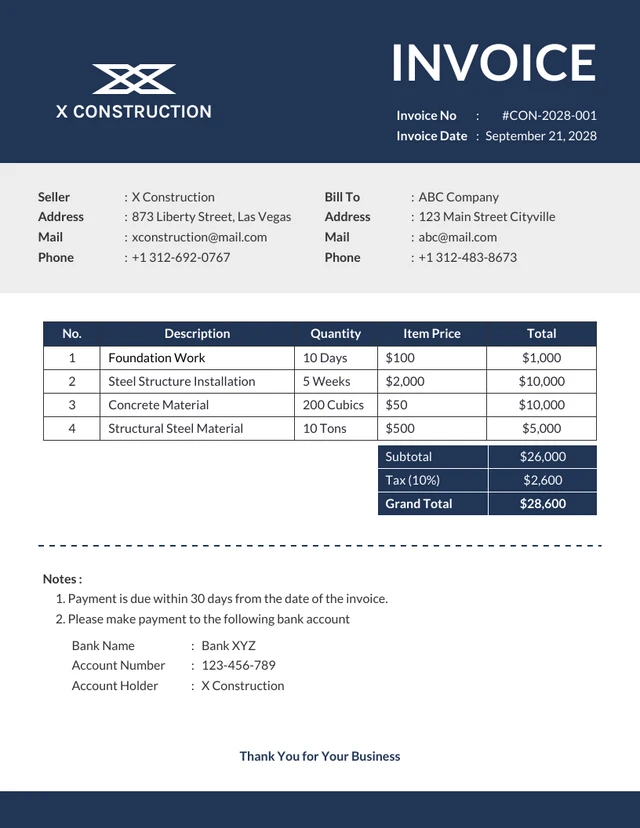
#> input picture sy/frontend/example.jpg, 640 x 828 px
$ python -i ocr_service.py   (imports and definitions only)
#> lines starting #> are read from the running program, lines starting #| are printed output that depends on the picture; after the words box and inside, x2 and y2 are one past the last pixel; in counts of white or black regions, pixels touching at a corner belong together
import os
import tempfile
import cv2
import numpy as np
from pdf2image import convert_from_path
import pandas as pd
from datetime import datetime, timedelta
import re
import logging
from typing import List, Dict, Tuple, Optional, Union
from google.cloud import vision
import io

class OCRProcessor:
    def __init__(self):
        """OCR 프로세서 초기화"""
        self.temp_dir = tempfile.mkdtemp()
        logging.basicConfig(level=logging.INFO)
        self.logger = logging.getLogger(__name__)

        # Google Cloud Vision API 클라이언트 초기화
        try:
            self.vision_client = vision.ImageAnnotatorClient()
            self.logger.info("Google Cloud Vision API 클라이언트가 성공적으로 초기화되었습니다.")
        except Exception as e:
            self.logger.error(f"Google Cloud Vision API 클라이언트 초기화 실패: {e}")
            self.vision_client = None

    # [17 lines left out: function pdf_to_images, not called in this run]

    def enhance_image_for_ocr(self, image_path: str) -> str:
        """OCR 성능 향상을 위한 이미지 전처리"""
        try:
            # 이미지 로드
            image = cv2.imread(image_path)
#> image is the input picture: shape (828, 640, 3); mean B, G, R 199.9, 190.8, 185.2
            if image is None:
                self.logger.warning(f"이미지를 불러올 수 없습니다: {image_path}")
                return image_path

            # 원본 이미지 복사
            original_image = image.copy()

            # 그레이스케일 변환
            gray = cv2.cvtColor(image, cv2.COLOR_BGR2GRAY)
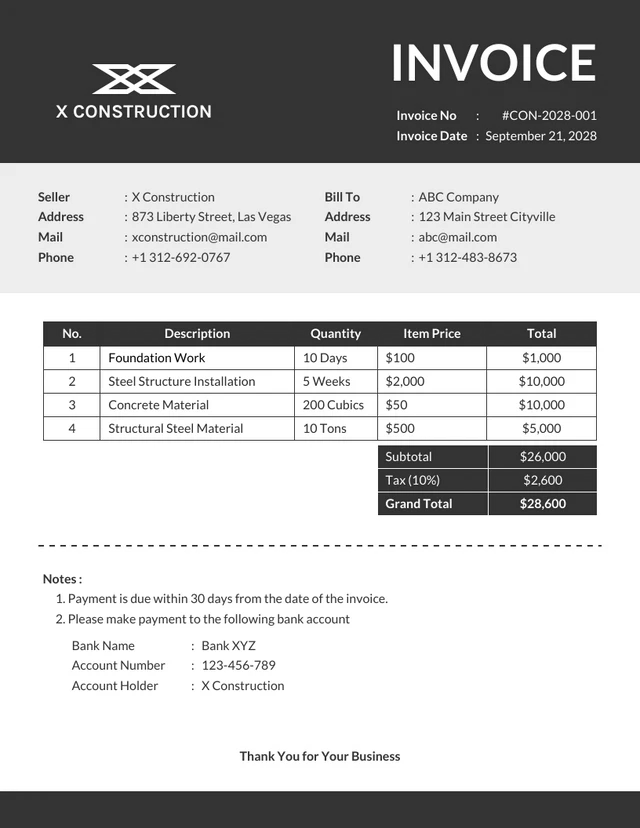
#> gray: shape (828, 640); min 0, max 255, mean 190.2

            # 노이즈 제거
            denoised = cv2.fastNlMeansDenoising(gray, None, 10, 7, 21)

            # 적응형 이진화 (문서의 밝기 차이에 강인함)
            binary = cv2.adaptiveThreshold(
                denoised, 255, cv2.ADAPTIVE_THRESH_GAUSSIAN_C,
                cv2.THRESH_BINARY, 11, 2
            )
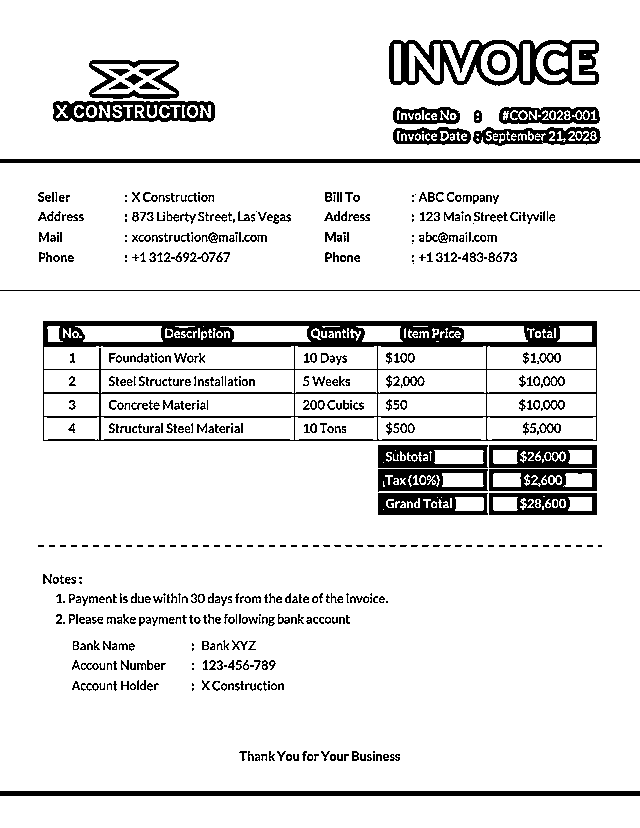
#> binary: shape (828, 640); 89.4% white; 650 black regions (242 under 20 px), largest, box (x1, y1, x2, y2) and area: (43, 321, 597, 441) 12857, (389, 40, 599, 86) 4283, (0, 791, 640, 796) 3200

            # 테이블 선 강화
            horizontal_kernel = cv2.getStructuringElement(cv2.MORPH_RECT, (25, 1))
            vertical_kernel = cv2.getStructuringElement(cv2.MORPH_RECT, (1, 25))

            horizontal_lines = cv2.morphologyEx(binary, cv2.MORPH_OPEN, horizontal_kernel, iterations=2)
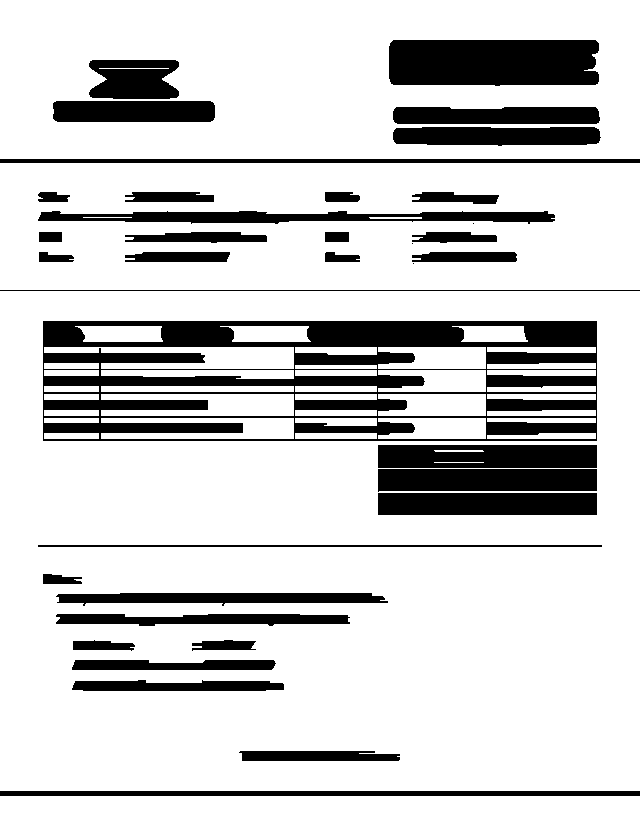
#> horizontal_lines: shape (828, 640); 81% white; 37 black regions (3 under 20 px), largest, box (x1, y1, x2, y2) and area: (43, 321, 597, 441) 32410, (389, 40, 599, 86) 9320, (378, 445, 597, 468) 4889
            vertical_lines = cv2.morphologyEx(binary, cv2.MORPH_OPEN, vertical_kernel, iterations=2)
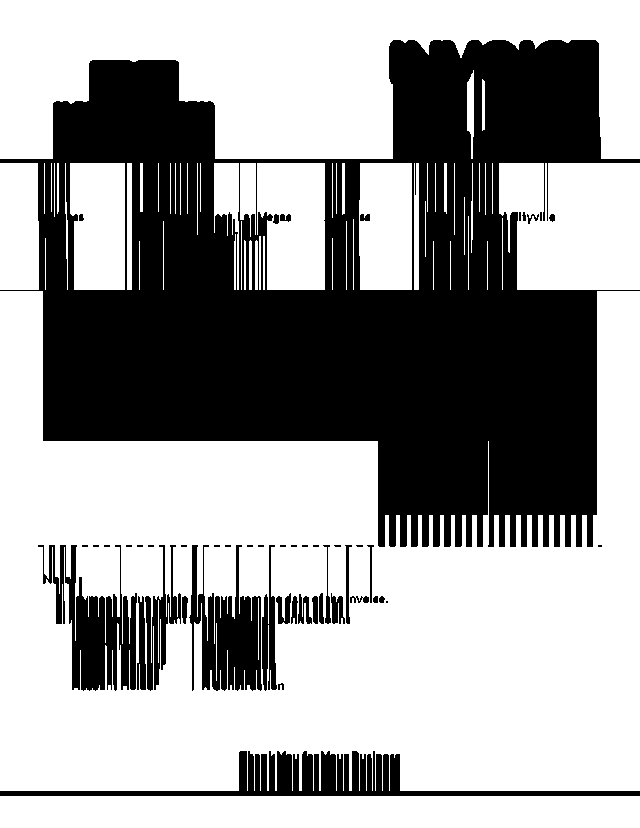
#> vertical_lines: shape (828, 640); 61.9% white; 49 black regions (21 under 20 px), largest, box (x1, y1, x2, y2) and area: (0, 40, 640, 547) 174874, (0, 751, 640, 796) 8276, (38, 545, 137, 691) 6445

            table_mask = cv2.bitwise_or(horizontal_lines, vertical_lines)
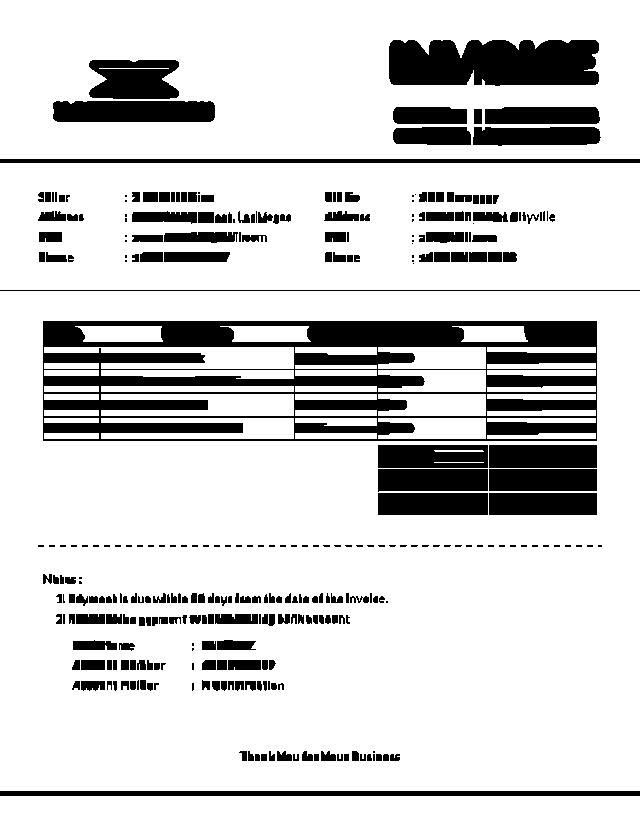
#> table_mask: shape (828, 640); 82.4% white; 319 black regions (95 under 20 px), largest, box (x1, y1, x2, y2) and area: (43, 321, 597, 441) 32410, (389, 40, 599, 86) 8786, (53, 101, 215, 122) 3339

            # 표와 텍스트 결합
            enhanced = cv2.bitwise_or(binary, table_mask)

            # 엣지 감지 및 강화 (텍스트 경계 선명화)
            edges = cv2.Canny(enhanced, 50, 150)
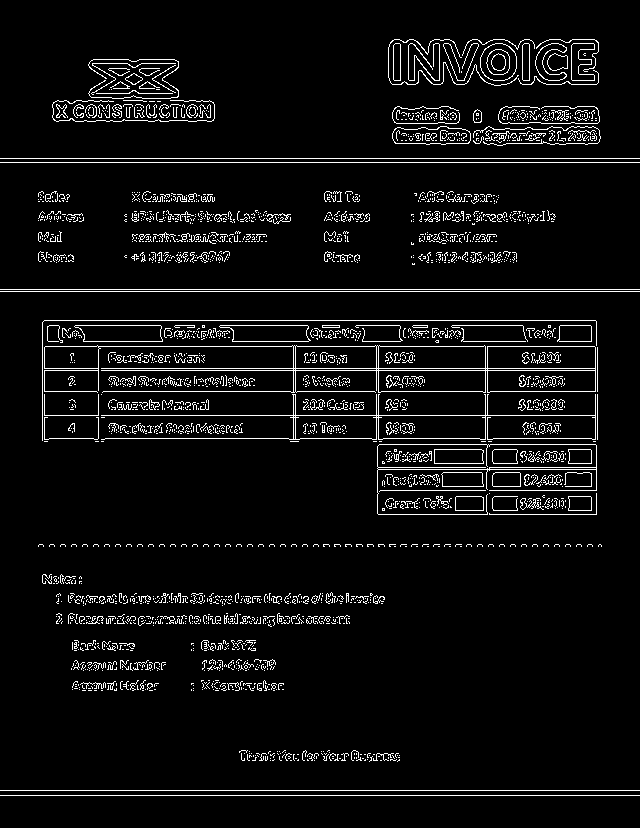
#> edges: shape (828, 640); 5.6% white in thin lines or dots
            dilated = cv2.dilate(edges, np.ones((1, 1), np.uint8), iterations=1)

            # 최종 이미지 = 원본 이미지 + 강화된 엣지
            final_enhanced = cv2.addWeighted(denoised, 0.8, dilated, 0.2, 0)
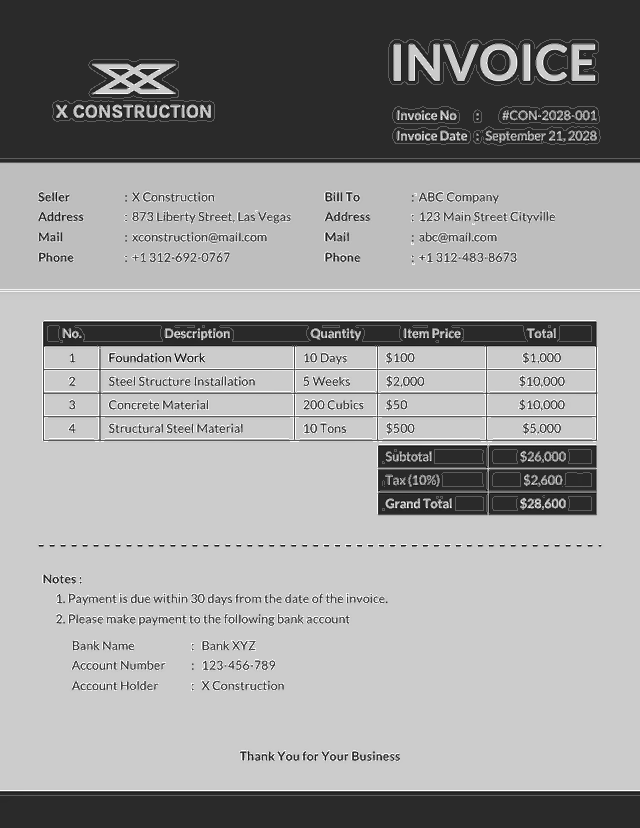
#> final_enhanced: shape (828, 640); min 0, max 255, mean 155.1

            # 처리된 이미지 저장
            enhanced_path = os.path.join(self.temp_dir, f"enhanced_{os.path.basename(image_path)}")

            # 이미지 저장 (향상된 이미지와 원본 이미지 모두 저장하여 OCR 시도)
            cv2.imwrite(enhanced_path, final_enhanced)

            # 원본 이미지 경로도 함께 저장 (binarized 이미지가 실패할 경우 원본 사용)
            original_path = os.path.join(self.temp_dir, f"original_{os.path.basename(image_path)}")
            cv2.imwrite(original_path, original_image)

            self.logger.info(f"이미지 전처리 완료: {enhanced_path}")
            return enhanced_path
        except Exception as e:
            self.logger.error(f"이미지 처리 오류: {e}")
            return image_path

    # [583 lines left out: functions extract_text_from_pdf, _extract_text_with_google_vision, extract_text_with_improved_ocr, clean_ocr_text, extract_product_sections, extract_order_information and 5 more, not called in this run]

>>> result = OCRProcessor().enhance_image_for_ocr('../../../../../../sy/frontend/example.jpg')
